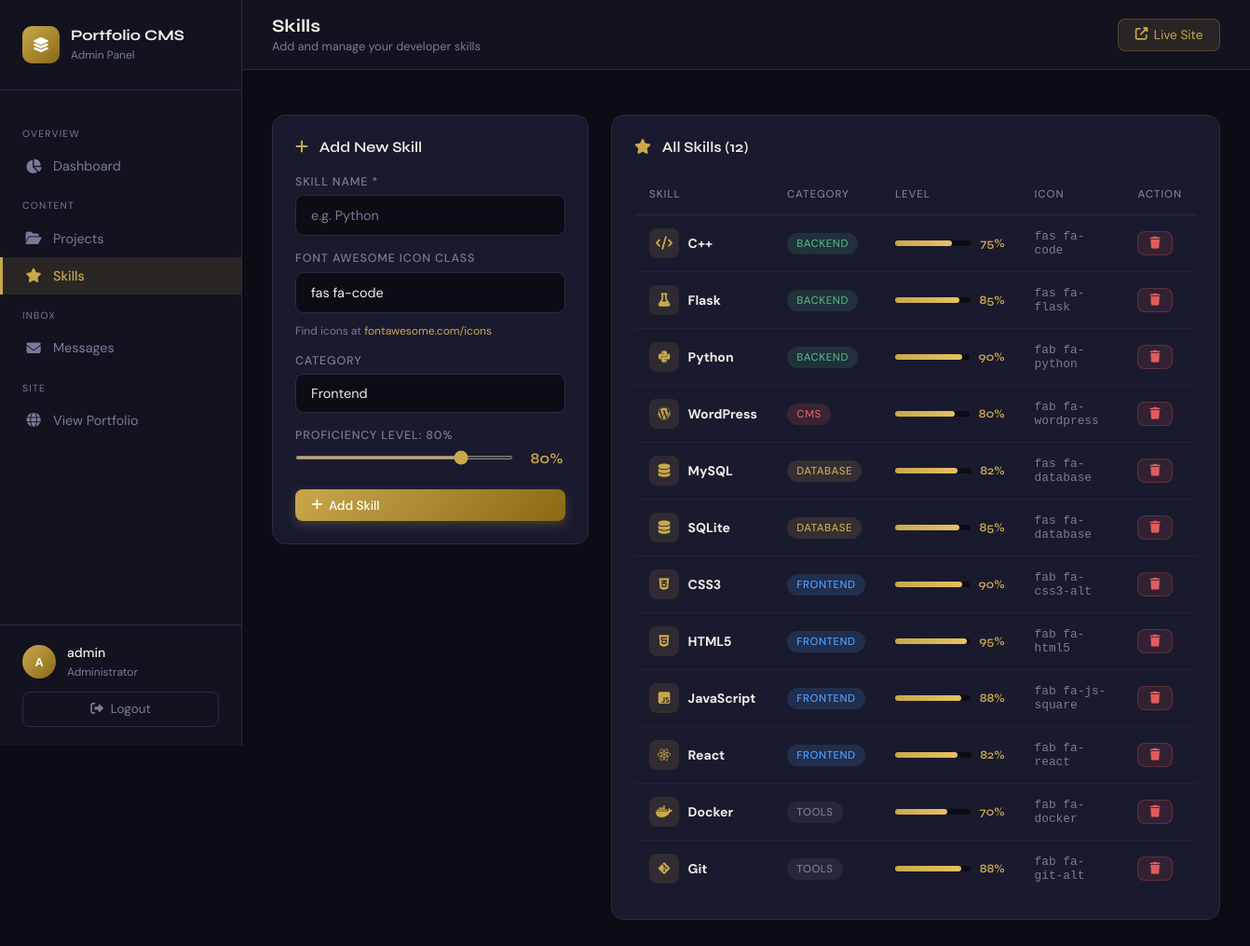
/admin/skills (signed in), run on the app's committed database.
### tables this page shows
CREATE TABLE skills (
        id INTEGER PRIMARY KEY AUTOINCREMENT,
        name TEXT NOT NULL,
        icon TEXT DEFAULT 'fas fa-code',
        category TEXT DEFAULT 'General',
        level INTEGER DEFAULT 80,
        created_at TEXT DEFAULT (datetime('now')));

### Backend/routes.py (the view)
@admin_bp.route("/skills")
@login_required
def manage_skills():
    db = get_db()
    skills = db.execute("SELECT * FROM skills ORDER BY category, name").fetchall()
    db.close()
    return render_template("add_skill.html", skills=[row_to_dict(s) for s in skills])

### Backend/models.py (called while the page is built)
def get_db():
    conn = sqlite3.connect(DB_PATH)
    conn.row_factory = sqlite3.Row
    conn.execute("PRAGMA journal_mode=WAL")
    return conn

def row_to_dict(row):
    return dict(row)

### Backend/routes.py (called while the page is built)
def login_required(f):
    @wraps(f)
    def decorated(*args, **kwargs):
        if "admin_id" not in session:
            flash("Please log in to access the dashboard.", "warning")
            return redirect(url_for("admin.login"))
        return f(*args, **kwargs)
    return decorated

### Backend/templates/add_skill.html (shortened to what this page needs)
{% extends "base_admin.html" %}
{% block page_title %}Skills{% endblock %}
{% block page_subtitle %}Add and manage your developer skills{% endblock %}
{% block content %}
<div style="display:grid;grid-template-columns:340px 1fr;gap:1.5rem;align-items:start;">
  <div class="card">
    <div class="card-header">
      <h2 class="card-title">
        <i class="fas fa-plus" style="color:var(--gold);margin-right:0.5rem;"></i>
        Add New Skill
      </h2>
    </div>
    <form method="POST" action="{{ url_for('admin.add_skill') }}">
      <div class="form-group" style="margin-bottom:1rem;">
        <label class="form-label" for="name">Skill Name *</label>
        <input class="form-input" type="text" id="name" name="name"
               placeholder="e.g. Python" required>
      </div>
      <div class="form-group" style="margin-bottom:1rem;">
        <label class="form-label" for="icon">Font Awesome Icon Class</label>
        <input class="form-input" type="text" id="icon" name="icon"
               placeholder="e.g. fab fa-python"
               value="fas fa-code">
        <small style="color:var(--muted);font-size:0.75rem;margin-top:0.3rem;display:block;">
          Find icons at
          <a href="https://fontawesome.com/icons" target="_blank"
             style="color:var(--gold);text-decoration:none;">fontawesome.com/icons</a>
        </small>
      </div>
      <div class="form-group" style="margin-bottom:1rem;">
        <label class="form-label" for="category">Category</label>
        <select class="form-select" id="category" name="category">
          <option value="Frontend">Frontend</option>
        </select>
      </div>
      <div class="form-group" style="margin-bottom:1.5rem;">
        <label class="form-label" for="level">Proficiency Level: <span id="level-display">80</span>%</label>
        <div class="range-group">
          <input type="range" id="level" name="level"
                 min="10" max="100" value="80"
                 oninput="document.getElementById('level-display').textContent = this.value">
          <span class="range-val" id="range-val">80%</span>
        </div>
      </div>
      <button type="submit" class="btn btn-primary" style="width:100%;">
        <i class="fas fa-plus"></i> Add Skill
      </button>
    </form>
  </div>
  <div class="card">
    <div class="card-header">
      <h2 class="card-title">
        <i class="fas fa-star" style="color:var(--gold);margin-right:0.5rem;"></i>
        All Skills ({{ skills|length }})
      </h2>
    </div>
    {% if skills %}
    <div class="table-wrap">
      <table>
        <thead>
          <tr>
            <th>Skill</th>
            <th>Category</th>
            <th>Level</th>
            <th>Icon</th>
            <th>Action</th>
          </tr>
        </thead>
        <tbody>
          {% for skill in skills %}
          <tr>
            <td>
              <div style="display:flex;align-items:center;gap:0.6rem;">
                <div style="
                  width:32px;height:32px;border-radius:8px;
                  background:var(--gold-dim);
                  display:flex;align-items:center;justify-content:center;
                  color:var(--gold);font-size:0.9rem;">
                  <i class="{{ skill.icon }}"></i>
                </div>
                <strong>{{ skill.name }}</strong>
              </div>
            </td>
            <td>
              {% set cat_colors = {
                'Frontend': 'badge-blue',
                'Backend':  'badge-green',
                'Database': 'badge-gold',
                'Tools':    'badge-gray',
                'CMS':      'badge-red',
                'Mobile':   'badge-red',
              } %}
              <span class="badge {{ cat_colors.get(skill.category, 'badge-gray') }}">
                {{ skill.category }}
              </span>
            </td>
            <td>
              <div style="display:flex;align-items:center;gap:0.6rem;">
                <div style="
                  flex:1;height:6px;background:var(--bg);
                  border-radius:3px;min-width:80px;">
                  <div style="
                    height:100%;
                    width:{{ skill.level }}%;
                    background:linear-gradient(90deg,var(--gold),#e8c060);
                    border-radius:3px;
                    transition:width 0.6s ease;"></div>
                </div>
                <span style="font-size:0.8rem;color:var(--gold);font-weight:600;
                             font-family:'Syne',sans-serif;">{{ skill.level }}%</span>
              </div>
            </td>
            <td style="color:var(--muted);font-size:0.8rem;font-family:monospace;">
              {{ skill.icon }}
            </td>
            <td>
              <form method="POST"
                    action="{{ url_for('admin.delete_skill', sid=skill.id) }}"
                    onsubmit="return confirm('Delete {{ skill.name }}?')">
                <button type="submit" class="btn btn-danger btn-sm">
                  <i class="fas fa-trash"></i>
                </button>
              </form>
            </td>
          </tr>
          {% endfor %}
        </tbody>
      </table>
    </div>
    {% else %}
      <div style="text-align:center;padding:3rem;color:var(--muted);">
        <i class="fas fa-star" style="font-size:2.5rem;display:block;margin-bottom:0.75rem;opacity:0.3;"></i>
        No skills yet. Add your first skill!
      </div>
    {% endif %}
  </div>
</div>
{% endblock %}

### Backend/templates/base_admin.html (shortened to what this page needs)
<!DOCTYPE html>
<html lang="en">
<head>
  <link rel="stylesheet" href="https://cdnjs.cloudflare.com/ajax/libs/font-awesome/6.5.0/css/all.min.css"/>
</head>
<body>
<aside class="sidebar" id="sidebar">
  <div class="sidebar-logo">
    <div class="sidebar-logo-icon"><i class="fas fa-layer-group"></i></div>
    <div class="sidebar-logo-text">
      <h2>Portfolio CMS</h2>
      <span>Admin Panel</span>
    </div>
  </div>
  <nav class="sidebar-nav">
    <p class="nav-section-label">Overview</p>
    <a href="{{ url_for('admin.dashboard') }}"
       class="nav-link {% if request.endpoint == 'admin.dashboard' %}active{% endif %}">
      <i class="fas fa-chart-pie"></i> Dashboard
    </a>
    <p class="nav-section-label">Content</p>
    <a href="{{ url_for('admin.manage_projects') }}"
       class="nav-link {% if 'project' in request.endpoint %}active{% endif %}">
      <i class="fas fa-folder-open"></i> Projects
    </a>
    <a href="{{ url_for('admin.manage_skills') }}"
       class="nav-link {% if 'skill' in request.endpoint %}active{% endif %}">
      <i class="fas fa-star"></i> Skills
    </a>
    <p class="nav-section-label">Inbox</p>
    <a href="{{ url_for('admin.view_messages') }}"
       class="nav-link {% if request.endpoint == 'admin.view_messages' %}active{% endif %}">
      <i class="fas fa-envelope"></i> Messages
    </a>
    <p class="nav-section-label">Site</p>
    <a href="/" class="nav-link" target="_blank">
      <i class="fas fa-globe"></i> View Portfolio
    </a>
  </nav>
  <div class="sidebar-footer">
    <div class="sidebar-user">
      <div class="avatar">{{ (session.admin_name or 'A')[0]|upper }}</div>
      <div class="sidebar-user-info">
        <p>{{ session.admin_name }}</p>
        <small>Administrator</small>
      </div>
    </div>
    <a href="{{ url_for('admin.logout') }}" class="btn-logout">
      <i class="fas fa-right-from-bracket"></i> Logout
    </a>
  </div>
</aside>
<main class="main">
  <header class="topbar">
    <div style="display:flex;align-items:center;gap:1rem;">
      <div class="topbar-title">
        <h1>{% block page_title %}Dashboard{% endblock %}</h1>
        <p>{% block page_subtitle %}Welcome back!{% endblock %}</p>
      </div>
    </div>
    <div class="topbar-actions">
      <a href="/" class="topbar-btn" target="_blank">
        <i class="fas fa-external-link-alt"></i> Live Site
      </a>
    </div>
  </header>
  <div style="padding:1rem 2rem 0;">
  </div>
  <div class="content">
    {% block content %}{% endblock %}
  </div>
</main>
</body>
</html>

### data on the page
skills: name "C++", category "BACKEND", level "75", icon "fas fa-code"
skills: name "Flask", category "BACKEND", level "85", icon "fas fa-flask"
skills: name "Python", category "BACKEND", level "90", icon "fab fa-python"
skills: name "WordPress", category "CMS", level "80", icon "fab fa-wordpress"
skills: name "MySQL", category "DATABASE", level "82", icon "fas fa-database"
skills: name "SQLite", category "DATABASE", level "85", icon "fas fa-database"
skills: name "CSS3", category "FRONTEND", level "90", icon "fab fa-css3-alt"
skills: name "HTML5", category "FRONTEND", level "95", icon "fab fa-html5"
skills: name "JavaScript", category "FRONTEND", level "88", icon "fab fa-js-square"
skills: name "React", category "FRONTEND", level "82", icon "fab fa-react"
skills: name "Docker", category "TOOLS", level "70", icon "fab fa-docker"
skills: name "Git", category "TOOLS", level "88", icon "fab fa-git-alt"

### other printed values
{{ (session.admin_name or 'A')[0]|upper }} "A"
{{ session.admin_name }} "admin"
{{ skills|length }} "12"
